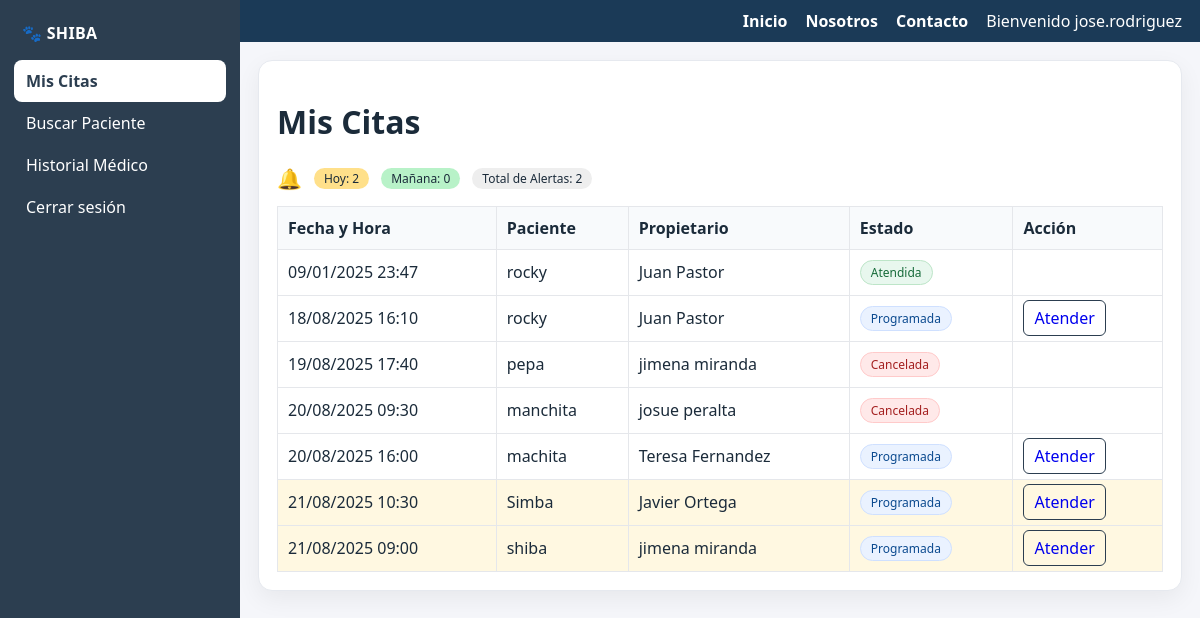
The page /mis-citas/ (signed in) on the database its author committed.
### GestionVeterinaria_app/models.py (models this page shows, shortened)
class Cita(models.Model):
    ESTADO_CHOICES = [
        ('programada', 'Programada'),
        ('atendida', 'Atendida'),
        ('cancelada', 'Cancelada'),
    ]
    fecha_hora = models.DateTimeField()
    veterinario = models.ForeignKey('Veterinario', on_delete=models.CASCADE, related_name='citas')
    paciente = models.ForeignKey('Paciente', on_delete=models.CASCADE, related_name='citas')
    administrativo = models.ForeignKey('Administrativo', on_delete=models.CASCADE, related_name='citas')
    estado = models.CharField(max_length=12, choices=ESTADO_CHOICES, default='programada')

class Paciente(models.Model):
    SEXO_CHOICES = [
        ('M', 'Macho'),
        ('H', 'Hembra'),
    ]
    nombre = models.CharField(max_length=100)
    apellido = models.CharField(max_length=100)
    especie = models.CharField(max_length=50)
    raza = models.CharField(max_length=50, blank=True, null=True)
    sexo = models.CharField(max_length=1, choices=SEXO_CHOICES)
    fecha_nacimiento = models.DateField()
    informacion_medica = models.TextField(blank=True, null=True)
    created_at = models.DateTimeField(auto_now_add=True)
    propietario = models.ForeignKey(
        'Propietario',
        on_delete=models.CASCADE,
        related_name='pacientes'
    )
    class Meta:
        default_permissions = ("add", "change", "delete", "view")
        permissions = [
            ("view_health_stats", "Puede ver estadísticas de salud"),
            ("export_reports", "Puede exportar reportes"),
        ]
        verbose_name = "Paciente"
        verbose_name_plural = "Pacientes"

class Propietario(models.Model):
    nombre = models.CharField(max_length=100)
    apellido = models.CharField(max_length=100)
    direccion = models.TextField()
    telefono = models.CharField(max_length=20)
    email = models.EmailField(unique=True)
    class Meta:
        default_permissions = ("add", "change", "delete", "view")
        verbose_name = "Propietario"
        verbose_name_plural = "Propietarios"

### GestionVeterinaria_app/views.py (the view)
# urls.py: path('mis-citas/', views.mis_citas, name='mis_citas'),
@login_required
def mis_citas(request):
    vet = getattr(request.user, 'perfil_veterinario', None)
    if vet is not None:
        citas = Cita.objects.select_related('paciente', 'veterinario').filter(veterinario=vet)
    else:
        citas = []  # usuario sin perfil de veterinario vinculado
    alerts = _split_hoy_maniana(citas)
    return render(
        request,
        "GestionVeterinaria_app/mis_citas.html",
        {"citas": citas, **alerts}
    )

### GestionVeterinaria_app/views.py (called while the page is built)
def _split_hoy_maniana(qs):
    now_local = timezone.localtime(timezone.now())
    hoy = now_local.date()
    maniana = hoy + timezone.timedelta(days=1)
    hoy_ids, maniana_ids = [], []
    for c in qs:
        d = timezone.localtime(c.fecha_hora).date()
        if d == hoy:
            hoy_ids.append(c.id)
        elif d == maniana:
            maniana_ids.append(c.id)
    return {
        "hoy_ids": hoy_ids,
        "maniana_ids": maniana_ids,
        "count_hoy": len(hoy_ids),
        "count_maniana": len(maniana_ids),
        "count_total": len(hoy_ids) + len(maniana_ids),
    }

### templates/GestionVeterinaria_app/mis_citas.html (shortened to what this page needs)
{% extends "GestionVeterinaria_app/base.html" %}
{% block content %}
  <h1>Mis Citas</h1>
  <div class="toolbar">
    <span class="bell">🔔</span>
    <span class="badge warn">Hoy: {{ count_hoy }}</span>
    <span class="badge ok">Mañana: {{ count_maniana }}</span>
    <span class="badge">Total de Alertas: {{ count_total }}</span>
  </div>
  <table>
    <thead>
      <tr>
        <th>Fecha y Hora</th>
        <th>Paciente</th>
        <th>Propietario</th>
        <th>Estado</th>
        <th>Acción</th>
      </tr>
    </thead>
    <tbody>
      {% for cita in citas %}
        {% if cita.id in hoy_ids %}
          <tr class="row-hoy">
        {% elif cita.id in maniana_ids %}
          <tr class="row-maniana">
        {% else %}
          <tr>
        {% endif %}
          <td>{{ cita.fecha_hora|date:"d/m/Y H:i" }}</td>
          <td>{{ cita.paciente.nombre }}</td>
          <td>{{ cita.paciente.propietario.nombre }} {{ cita.paciente.propietario.apellido }}</td>
          {% with s=cita.estado|default_if_none:'programada' %}
          {% with s=s|lower %}
            <td>
              {% if s == 'atendida' %}
                <span class="st st-ok">Atendida</span>
              {% elif s == 'cancelada' %}
                <span class="st st-cancel">Cancelada</span>
              {% elif s == 'programada' or s == 'pendiente' %}
                <span class="st st-prog">Programada</span>
              {% else %}
                <span class="muted">{{ s }}</span>
              {% endif %}
            </td>
            <td>
              {% if s == 'programada' or s == 'pendiente' %}
                <a class="btn" href="{% url 'atender_cita' cita.id %}">Atender</a>
              {% else %}
                <span class="muted"> </span>
              {% endif %}
            </td>
          {% endwith %}
          {% endwith %}
        </tr>
      {% empty %}
        <tr>
          <td colspan="5">
            <div class="empty">No tenés citas programadas.</div>
          </td>
        </tr>
      {% endfor %}
    </tbody>
  </table>
{% endblock %}

### templates/GestionVeterinaria_app/base.html (shortened to what this page needs)
{% load static %}
<!DOCTYPE html>
<html lang="es">
<head>
</head>
<body>
  <aside class="sidebar">
    <div class="brand">🐾 SHIBA</div>
    <nav class="nav">
      {% with name=request.resolver_match.url_name %}
        {% if user.is_authenticated %}
          {% for g in user.groups.all %}
            {% if g.name == 'administrativo' %}
              <a href="{% url 'citas_list' %}" class="{% if name == 'citas_list' %}active{% endif %}">Citas</a>
              <a href="{% url 'nueva_cita' %}" class="{% if name == 'nueva_cita' %}active{% endif %}">Programar Cita</a>
              <a href="{% url 'nuevo_paciente' %}" class="{% if name == 'nuevo_paciente' %}active{% endif %}">Registrar Paciente</a>
              <a href="{% url 'buscar_paciente' %}" class="{% if name == 'buscar_paciente' %}active{% endif %}">Buscar Paciente</a>
              <a href="{% url 'nuevo_propietario' %}" class="{% if name == 'nuevo_propietario' %}active{% endif %}">Registrar Propietario</a>
              <a href="{% url 'buscar_propietario' %}" class="{% if name == 'buscar_propietario' %}active{% endif %}">Buscar Propietario</a>
              <a href="{% url 'historialmedico' %}" class="{% if name == 'historialmedico' %}active{% endif %}">Historial Médico</a>
              <a href="{% url 'estadisticas' %}" class="{% if name == 'estadisticas' %}active{% endif %}">Estadísticas</a>
            {% elif g.name == 'veterinario' %}
              <a href="{% url 'mis_citas' %}" class="{% if name == 'mis_citas' %}active{% endif %}">Mis Citas</a>
              <a href="{% url 'buscar_paciente' %}" class="{% if name == 'buscar_paciente' %}active{% endif %}">Buscar Paciente</a>
              <a href="{% url 'historialmedico' %}" class="{% if name == 'historialmedico' %}active{% endif %}">Historial Médico</a>
            {% endif %}
          {% endfor %}
          {% if user.is_authenticated and name != 'login' %}
            <a href="{% url 'logout' %}">Cerrar sesión</a>
          {% endif %}
        {% else %}
          <a href="{% url 'login' %}" class="{% if name == 'login' %}active{% endif %}">Ingresar</a>
        {% endif %}
      {% endwith %}
    </nav>
  </aside>
  <div class="main">
    <div class="topbar">
      <a href="{% url 'home' %}" class="{% if name == 'home' %}active{% endif %}">Inicio</a>
      <a href="{% url 'nosotros' %}">Nosotros</a>
      <a href="{% url 'contacto' %}">Contacto</a>
      {% if user.is_authenticated %}
        <span>Bienvenido {{ user.username }}</span>
      {% else %}
        <a href="{% url 'login' %}">Ingresar</a>
      {% endif %}
    </div>
    <main class="page">
      <div class="card">
        <div class="content">
          {% block content %}{% endblock %}
        </div>
      </div>
    </main>
  </div>
</body>
</html>

### templates/GestionVeterinaria_app/base.html (style rules this page uses)
:root { --sidebar:#2c3e50; --topbar:#1b3a57; --bg:#f5f6fa; --card:#fff; --text:#1b2b3a; --muted:#94a3b8; --border:#e6e9ef; --radius:14px; --shadow:0 8px 24px rgba(0,0,0,.06); }
* { box-sizing:border-box }
html,body { height:100% }
body { margin:0; display:flex; min-height:100vh; font-family:system-ui,-apple-system,Segoe UI,Roboto,Ubuntu,Arial,sans-serif; color:var(--text); background:var(--bg); }
.sidebar { width:240px; background:var(--sidebar); color:#fff; display:flex; flex-direction:column; padding:18px 14px; gap:6px; position:sticky; top:0; height:100vh; }
.brand { font-weight:800; letter-spacing:.3px; margin:4px 8px 10px }
.nav a { color:#fff; text-decoration:none; padding:10px 12px; border-radius:8px; display:block; transition:background .15s ease; }
.nav a.active { background:#fff; color:var(--sidebar); font-weight:700 }
.main { flex:1; display:flex; flex-direction:column; min-width:0 }
.topbar { background:var(--topbar); color:#fff; padding:10px 18px; display:flex; align-items:center; gap:18px; justify-content:flex-end; }
.topbar a { color:#fff; text-decoration:none; font-weight:600 }
.page { padding:18px }
.card { background:var(--card); border:1px solid var(--border); border-radius:var(--radius); box-shadow:var(--shadow) }
.card .content { padding:18px }

### templates/GestionVeterinaria_app/mis_citas.html (style rules this page uses)
.toolbar { display:flex;align-items:center;gap:12px;margin:8px 0 14px }
.bell { font-size:20px }
.badge { display:inline-block;padding:2px 10px;border-radius:999px;background:#eee;font-size:12px }
.badge.warn { background:#ffe08a }
.badge.ok { background:#b8f2c8 }
table { border-collapse:collapse;width:100% }
th,td { border:1px solid #e5e7eb;padding:10px;text-align:left }
thead th { background:#f8fafc }
tr.row-hoy { background:#fff8e1 }
.btn { padding:6px 10px;border:1px solid #2c3e50;border-radius:6px;text-decoration:none }
.st { display:inline-block;padding:3px 10px;border-radius:999px;font-size:12px;border:1px solid transparent }
.st-prog { background:#eaf2ff;border-color:#cfe0ff;color:#0b4a8f }
.st-ok { background:#e8f7ee;border-color:#bde5c8;color:#176b3a }
.st-cancel { background:#ffe9e9;border-color:#ffcaca;color:#a42020 }

### rows shown on the page
Cita: fecha_hora "09/01/2025 23:47", paciente.nombre "rocky", paciente.propietario.nombre "Juan", paciente.propietario.apellido "Pastor", shows "Atendida"
Cita: fecha_hora "18/08/2025 16:10", paciente.nombre "rocky", paciente.propietario.nombre "Juan", paciente.propietario.apellido "Pastor", shows "Programada", shows "Atender"
Cita: fecha_hora "19/08/2025 17:40", paciente.nombre "pepa", paciente.propietario.nombre "jimena", paciente.propietario.apellido "miranda", shows "Cancelada"
Cita: fecha_hora "20/08/2025 09:30", paciente.nombre "manchita", paciente.propietario.nombre "josue", paciente.propietario.apellido "peralta", shows "Cancelada"
Cita: fecha_hora "20/08/2025 16:00", paciente.nombre "machita", paciente.propietario.nombre "Teresa", paciente.propietario.apellido "Fernandez", shows "Programada", shows "Atender"
Cita: fecha_hora "21/08/2025 10:30", paciente.nombre "Simba", paciente.propietario.nombre "Javier", paciente.propietario.apellido "Ortega", shows "Programada", shows "Atender"
Cita: fecha_hora "21/08/2025 09:00", paciente.nombre "shiba", paciente.propietario.nombre "jimena", paciente.propietario.apellido "miranda", shows "Programada", shows "Atender"

### other values the page prints
{{ user.username }} "jose.rodriguez"
{{ count_hoy }} "2"
{{ count_maniana }} "0"
{{ count_total }} "2"
